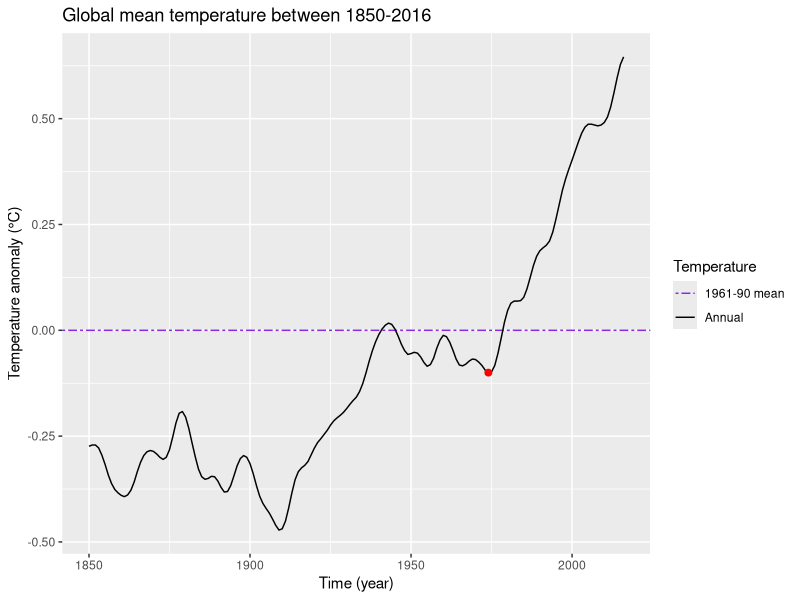

The R source for this figure:
# Code to study the global average temperature (from HadCRUT4)
# Author: Alfredo Hernández <aldomann.designs@gmail.com>

library(tidyverse)
library(lubridate) # Use dates

# Read and clean raw data ----------------------------------

# Read the raw data
temps.data <- read.table("data/HadCRUT.4.5.0.0.annual_ns_avg_smooth.txt")

# Clean the raw data
temps.data <- temps.data %>%
	dplyr::select(V1, V2) %>%
	rename(year = V1, temp = V2) %>%
	mutate(year = ymd(paste(year, "01", "01", sep = "-")))
	# mutate(temp.class = ifelse(year(year) >= 1975, "high", "low"))

# Data visualisation ---------------------------------------

# Find local absolute minimum
filter(temps.data, temp == min((temps.data %>% filter(year(year) %in% 1966:2016))$temp))

# Plot global mean temperature anomalies
plot_global_temperature <- function(data.df){
	years.str <- paste0(year(data.df$year[1]), "-", year(data.df$year[length(data.df$year)]))

	ggplot(data.df) +
		aes(x = year, y = temp) +
		geom_hline(aes(yintercept = 0, linetype = "1961-90 mean"), colour = "blueviolet") +
		geom_line(aes(linetype = "Annual"), colour = "black") +
		geom_point(data=temps.data[125, ], aes(x = year, y = temp), colour="red", size=2) +
		scale_linetype_manual(values = c("twodash", "solid")) +
		labs(title = paste0("Global mean temperature between ", years.str),
				 x = "Time (year)", y = "Temperature anomaly (°C)", linetype = "Temperature") +
		guides(linetype = guide_legend(override.aes = list(colour = c("blueviolet", "black"))))
}

plot_global_temperature(temps.data) #+ theme_bw() + theme(legend.position = c(0.13, 0.82)) + theme(text = element_text(family = "LM Roman 10")) + ggsave(filename = "global-temps.pdf", width = 6.3, height = 3.5, dpi = 96, device = cairo_pdf)
